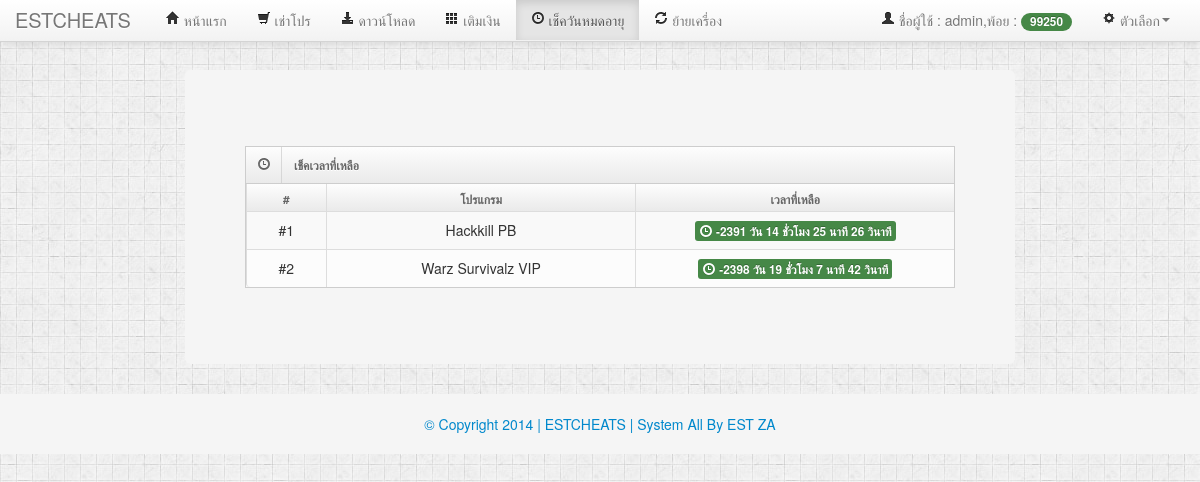
The page /?p=expire (signed in) on the database its author committed.
### tables this page shows
CREATE TABLE IF NOT EXISTS `Setting` (
  `WebName` varchar(100) NOT NULL,
  `rehwid` varchar(100) NOT NULL,
  `DatePro` varchar(100) NOT NULL DEFAULT 'อัพเดทโปรแกรมล่าสุด 00-00-000',
  `footer` varchar(100) NOT NULL,
  `footer_link` varchar(100) NOT NULL
);

CREATE TABLE IF NOT EXISTS `member` (
  `id` int(11) NOT NULL AUTO_INCREMENT,
  `User` varchar(200) NOT NULL,
  `Password` varchar(200) NOT NULL,
  `email` varchar(200) NOT NULL,
  `status` enum('admin','member') NOT NULL DEFAULT 'member',
  `hwid` varchar(100) NOT NULL,
  `hwid_time` varchar(100) NOT NULL,
  `point` int(10) NOT NULL,
  `PBHKTEST` varchar(100) NOT NULL DEFAULT '0',
  `WarZ` varchar(100) NOT NULL DEFAULT '0',
  PRIMARY KEY (`id`)
);

CREATE TABLE IF NOT EXISTS `Download` (
  `id_download` int(11) NOT NULL AUTO_INCREMENT,
  `Programe` varchar(100) NOT NULL DEFAULT 'Name',
  `link` varchar(100) NOT NULL DEFAULT '#',
  `link2` varchar(100) NOT NULL DEFAULT '#',
  `Status` enum('Online','Offline','Soon') NOT NULL DEFAULT 'Online',
  `Name` varchar(100) NOT NULL DEFAULT 'NamePro',
  `Version` varchar(100) NOT NULL DEFAULT '1',
  `LinkYouTube` varchar(100) NOT NULL,
  `Support` varchar(100) NOT NULL DEFAULT 'Windows XP, 7, 8 ทั้ง 32 บิต และ 64 บิต',
  PRIMARY KEY (`id_download`)
);

### expire.php (the view, shortened to what this page needs)
<?php
function get_datetime_diff($datetime_start,$datetime_end)
{
    $seconds = strtotime($datetime_end) - strtotime($datetime_start);
     $days    = floor($seconds / 86400);
     $hours   = floor(($seconds - ($days * 86400)) / 3600);
     $minutes = floor(($seconds - ($days * 86400) - ($hours * 3600))/60);
     $seconds = floor(($seconds - ($days * 86400) - ($hours * 3600) - ($minutes*60)));
     echo $days." วัน ".$hours." ชั่วโมง ".$minutes." นาที ".$seconds." วินาที";
}
$testdate = date("d-m-Y H:i:s");
?>
<div class="widget-box">
  <div class="widget-title"> <span class="icon"><i class="icon-time"></i></span>
    <h5>เช็คเวลาที่เหลือ</h5>
  </div>
  <div class="widget-content nopadding">
    	  <?
$strSQL7 = "SELECT * FROM Download order by id_download";
$objQuery7 = mysql_query($strSQL7) or die ("Error Query [".$strSQL7."]");
?>
    <table width="450" border="0" align="center" cellpadding="0" cellspacing="0" class="table table-striped table-bordered" >
      <tr>
      <th width="9%"><div align="center" class="style3">#</div></th>
        <th width="35%"><div align="center" class="style3">โปรแกรม</div></th>
        <th width="36%"><div align="center" class="style3">เวลาที่เหลือ</div></th>
      </tr>
	  		<?
while($objResult7 = mysql_fetch_array($objQuery7))
{
?>
      <tr>
<?php
if($dbarr[$objResult7["Programe"]] == "0")
{
?>
		<td><div align="center" class="style2">#<?=$objResult7["id_download"];?></div></td>
        <td><div align="center" class="style2"><?=$objResult7["Name"];?> </div></td>
        <td><div align="center" class="style2"><span class="label label-important"><i class="icon-ban-circle icon-white"></i> คุณยังไม่ได้เช่าโปรแกรม</span></div></td>
<?
}
else
{
?>
		<td width="7%"><div align="center" class="style2">#<?=$objResult7["id_download"];?></div></td>
        <td width="9%"><div align="center" class="style2"><?=$objResult7["Name"];?> </div></td>
        <td width="4%"><div align="center" class="style2"><span class="label label-success"><i class="icon-time icon-white"></i> <?=get_datetime_diff($testdate,$dbarr[$objResult7["Programe"]]); ?></span></div></td>
<?
}
?>
<?
}
?>
      </tr>
    </table>
  </div>
</div>

### class.php (shortened to what this page needs)
<?php
$strSQL = "SELECT * FROM Setting order by WebName";
$objQuery = mysql_query($strSQL) or die ("Error Query [".$strSQL."]");
?>
<?
while($objResult = mysql_fetch_array($objQuery))
{
$footer = $objResult["footer"];
$footer_link = $objResult["footer_link"];
$NameWeb = $objResult["WebName"];
$credit = '</div></div><footer><p align="center" class="muted credit animated fadeInUp"><a href="'.$footer_link.'">'.$footer.'</a></p></footer>';
}
?>

### index.php (shortened to what this page needs)
<?php
include("class.php");
$result = mysql_query("select * from member where user='$_SESSION[login_true]'") or die ("Err Can not to result");
$dbarr = mysql_fetch_array($result);
?>
<!DOCTYPE html>
<html lang="th">
<head>
<link href="bootstrap/css/bootstrap.min.css" rel="stylesheet">
<link href="bootstrap/css/bootstrap.css" rel="stylesheet">
<link href="bootstrap/css/style.css" rel="stylesheet">
<link href="bootstrap/css/animate.css" rel="stylesheet"media="screen">
</head>
<body>
<header>
  <div class="navbar navbar-fixed-top">
    <div class="navbar-inner animated fadeInDown">
      <div class="container"> <a href="" class="brand "><?php echo $NameWeb ;?></a>
        <ul class="nav">
          <li>
            <?php if($_GET['p'] == null ) {
            echo "<li  class='active'>";
            }else if($_GET['p'] != "register" && $_GET['p'] != "login" && $_GET['p'] != "topup" && $_GET['p'] != "buy" && $_GET['p'] != "forgetpwd" && $_GET['p'] != "download" && $_GET['p'] != "date" && $_GET['p'] != "changepass" && $_GET['p'] != "logout" && $_GET['p'] != "expire" && $_GET['p'] != "rehwid" ){
            echo "<li  class='active'>";
            }else{
            echo "<li>";
            } ?>
            <a href="?p=home"><i class="icon icon-home"></i> หน้าแรก</a> </li>
          <?php
			if (!isset($_SESSION['login_true'])) { ?>
            <li>
              <?php if($_GET['p'] == "register" ) {
                echo "<li  class='active'>";
                }else{
                echo "<li>";
                } ?>
          <a href="./?p=register"><i class="icon-edit"></i> ลงทะเบียน</a>
          </li>
          <li>
            <?php if($_GET['p'] == "login" ) {
                echo "<li  class='active'>";
                }else{
                echo "<li>";
                } ?>
            <a href="./?p=login"><i class="icon icon-user"></i> เข้าสู่ระบบ</a> </li>
        </li>
        <li>
            <?php if($_GET['p'] == "forgetpwd" ) {
                echo "<li  class='active'>";
                }else{
                echo "<li>";
                } ?>
            <a href="./?p=forgetpwd"><i class="icon icon-envelope"></i> ลืมรหัสผ่าน</a> </li>
        </li>
        <?php }else { ?>
        <li>
          <?php if($_GET['p'] == "buy" ) {
                echo "<li  class='active'>";
                }else{
                echo "<li>";
                } ?>
          <a href="./?p=buy"><i class="icon icon-shopping-cart"></i> เช่าโปร</a> </li>
        <li>
          <?php if($_GET['p'] == "download" ) {
                echo "<li  class='active'>";
                }else{
                echo "<li>";
                } ?>
          <a href="./?p=download"><i class="icon-download-alt"></i> ดาวน์โหลด</a> </li>
        <li>
          <?php if($_GET['p'] == "topup" ) {
                echo "<li  class='active'>";
                }else{
                echo "<li>";
                } ?>
          <a href="./?p=topup"><i class="icon icon-th"></i> เติมเงิน</a> </li>
        <li>
          <?php if($_GET['p'] == "expire" ) {
                echo "<li  class='active'>";
                }else{
                echo "<li>";
                } ?>
          <a href="./?p=expire"><i class="icon-time"></i> เช็ควันหมดอายุ</a> </li>
		<li>
          <?php if($_GET['p'] == "rehwid" ) {
                echo "<li  class='active'>";
                }else{
                echo "<li>";
                } ?>
          <a href="./?p=rehwid"><i class="icon-refresh"></i> ย้ายเครื่อง</a> </li>
        </ul>
        <ul class="nav pull-right">
          <li><a href=""><i class="icon icon-user"></i> ชื่อผู้ใช้ : <?php echo $dbarr['User'] ;?>,พ้อย : </span><span class="badge badge-success"><?php echo $dbarr['point'] ;?></span></a></li>
          <li class="dropdown"><a href="#" class="dropdown-toggle" data-toggle="dropdown"><i class="icon-cog"></i> ตัวเลือก<b class="caret"></b></a>
          </li>
        </ul>
      </div>
      <?php }?>
    </div>
  </div>
</header>
<div class="section">
  <div class="container-narrow">
    <div class="main">
      <?php if($_GET['p'] == "register" ) {
    include("register.php");
    }else if($_GET['p'] == "login" ) {
    include("login.php");
	}else if($_GET['p'] == "topup" ) {
    include("topup.php");
	}else if($_GET['p'] == "buy" ) {
    include("buy.php");
	}else if($_GET['p'] == "date" ) {
    include("data.php");
	}else if($_GET['p'] == "forgetpwd" ) {
    include("forgetpwd.php");
	}else if($_GET['p'] == "download" ) {
    include("download.php");
	}else if($_GET['p'] == "date" ) {
    include("data.php");
	}else if($_GET['p'] == "changepass" ) {
    include("changepass.php");
	}else if($_GET['p'] == "logout" ) {
    include("logout.php");
	}else if($_GET['p'] == "home" ) {
    include("home.php");
	}else if($_GET['p'] == "expire" ) {
    include("expire.php");
  }else if($_GET['p'] == "admin" ) {
    include("admin.php");
	}else if($_GET['p'] == "rehwid" ) {
    include("rehwid.php");;
    }else{
    include("home.php");
    } ?>
    </div>
  </div>
</div>
<?php echo $credit; ?>
</body>
</html>

### index.php (style rules this page uses)
body { background-color: #F5F5F5; background-image: url(bootstrap/img/bg.jpg); background-repeat: repeat; }
.container-narrow { margin: 0 auto; max-width: 830px; }

### rows shown on the page
setting: WebName "ESTCHEATS", footer "© Copyright 2014 | ESTCHEATS | System All By EST ZA"
member: User "admin", point "99250", PBHKTEST "-2391", PBHKTEST "14", PBHKTEST "25", PBHKTEST "26", WarZ "-2398", WarZ "19", WarZ "7", WarZ "42"
download: id_download "1", Name "Hackkill PB"
download: id_download "2", Name "Warz Survivalz VIP"
